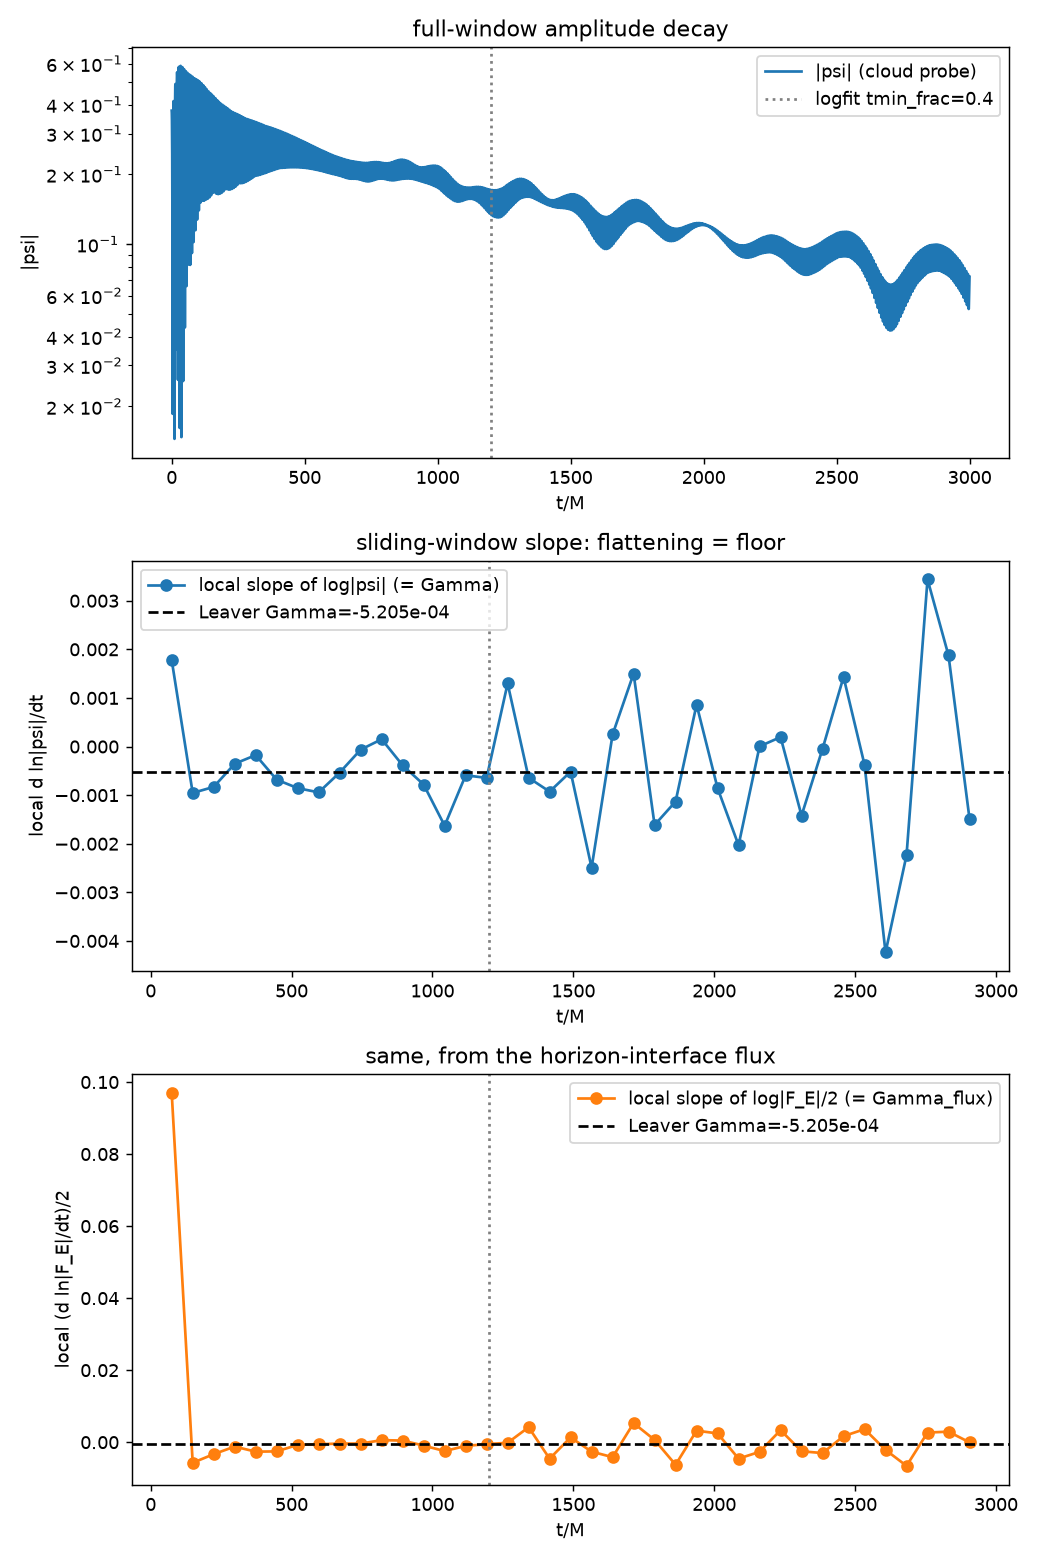

This chart was generated by the following Python code:
"""Check for an extraction-window floor: plot log|psi(t)| (cloud probe) and
log|F_E(t)| (flux at x_match) over the FULL T=3000 production window at the
current best PML config, to see if the late-time decay slope flattens
(a floor would explain the logfit/flux agreement at ~0.95x Leaver despite
further PML widening not helping -- Sec. 5c/8 of README.md).
"""
import numpy as np, matplotlib
matplotlib.use("Agg")
import matplotlib.pyplot as plt
import sys
sys.path.insert(0, "/global/scratch/projects/pc_heptheory/clwelch/software/GRChombo-Axion-SR/Examples/AxionSuperradiance/radial1d")
import evolve as ev

alpha, a = 0.50, 0.90
o = ev.run(alpha=alpha, a=a, N=4000, xmin=-120., xmax=220., T=3000.,
           eps_match=0.002, gmax=1.5)
w = o["w_ref"]
t = o["t"]; psi = o["psi"]
Gflux, F_E = ev.flux_gamma(t, o["phi_flux"], o["phidot_flux"], o["phix_flux"], o["flux_r"], a)

# local slope of log|signal| in sliding windows, to see if it flattens late
def local_slope(t, y, frac=0.05):
    n = len(t); w_ = max(int(n*frac), 10)
    ts, sl = [], []
    for i in range(0, n-w_, w_//2):
        tt = t[i:i+w_]; yy = np.log(np.abs(y[i:i+w_])+1e-300)
        s = np.polyfit(tt, yy, 1)[0]
        ts.append(tt.mean()); sl.append(s)
    return np.array(ts), np.array(sl)

ts_psi, sl_psi = local_slope(t, psi)
ts_F, sl_F = local_slope(t, F_E)  # this slope is ~2*Gamma

fig, axs = plt.subplots(3, 1, figsize=(8, 12))

axs[0].semilogy(t, np.abs(psi)+1e-300, label="|psi| (cloud probe)")
axs[0].axvline(0.4*t[-1], color="gray", ls=":", label="logfit tmin_frac=0.4")
axs[0].set_xlabel("t/M"); axs[0].set_ylabel("|psi|"); axs[0].legend()
axs[0].set_title("full-window amplitude decay")

axs[1].plot(ts_psi, sl_psi, "o-", label="local slope of log|psi| (= Gamma)")
axs[1].axhline(w.imag, color="k", ls="--", label=f"Leaver Gamma={w.imag:.3e}")
axs[1].axvline(0.4*t[-1], color="gray", ls=":")
axs[1].set_xlabel("t/M"); axs[1].set_ylabel("local d ln|psi|/dt")
axs[1].set_title("sliding-window slope: flattening = floor"); axs[1].legend()

axs[2].plot(ts_F, sl_F/2.0, "o-", color="C1", label="local slope of log|F_E|/2 (= Gamma_flux)")
axs[2].axhline(w.imag, color="k", ls="--", label=f"Leaver Gamma={w.imag:.3e}")
axs[2].axvline(0.4*t[-1], color="gray", ls=":")
axs[2].set_xlabel("t/M"); axs[2].set_ylabel("local (d ln|F_E|/dt)/2")
axs[2].set_title("same, from the horizon-interface flux"); axs[2].legend()

plt.tight_layout()
plt.savefig("floor_check.png", dpi=130)
print(f"Leaver Gamma = {w.imag:+.4e}")
print(f"logfit (t>0.4T) Gamma = {ev.logfit(t,psi)[1]:+.4e}")
print(f"flux   (t>0.4T) Gamma = {Gflux:+.4e}")
print("last 5 sliding-window psi slopes:", sl_psi[-5:])
print("last 5 sliding-window flux slopes/2:", (sl_F/2.0)[-5:])
print("saved floor_check.png")
